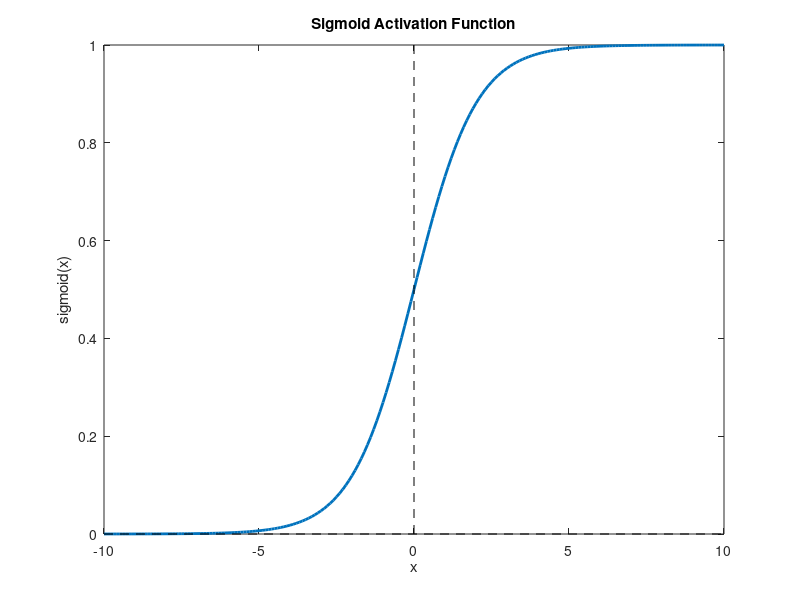
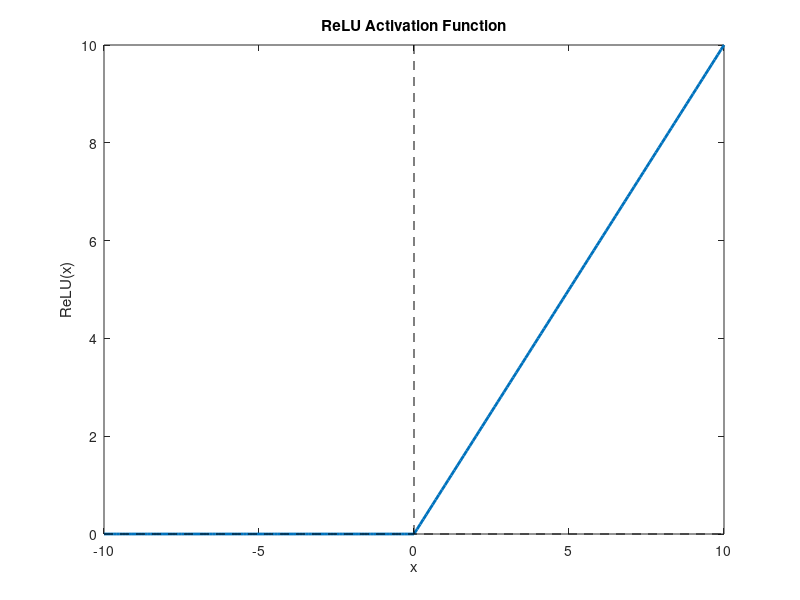
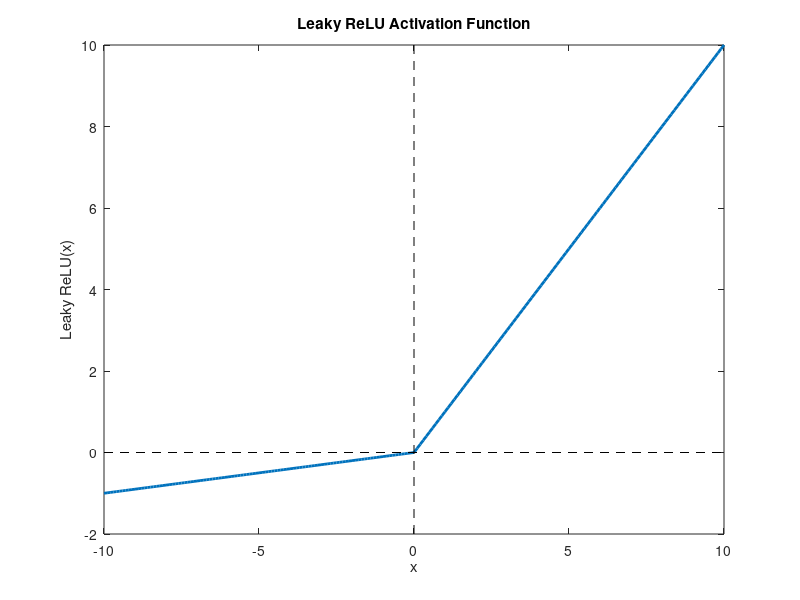
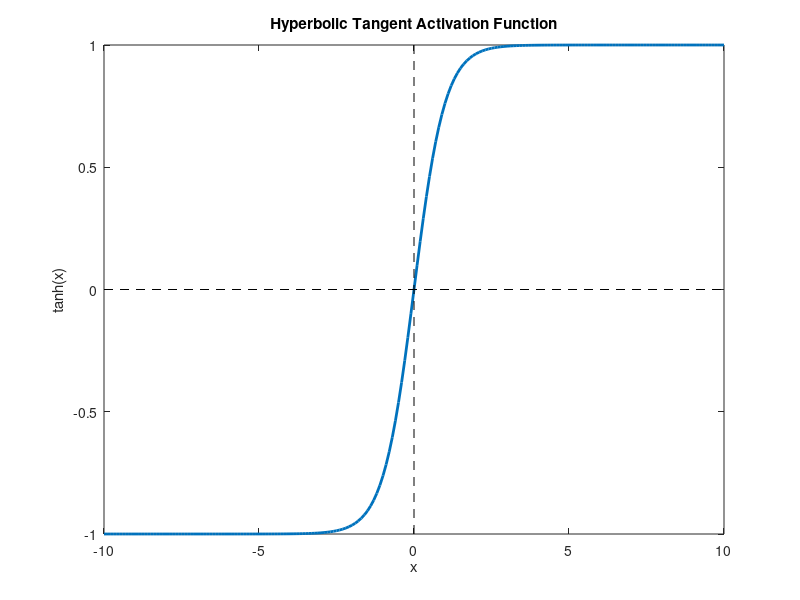

These charts were generated, in order, by the following MATLAB code:
close all;
clear;

x = -10:0.1:10;   % Define the range of x values

a = 100;
b = 100;
c = 350;
d = 200;

% Compute the activation functions for each value of x
sigmoid = 1 ./ (1 + exp(-x));
relu = max(0, x);
tanh = (exp(x) - exp(-x)) ./ (exp(x) + exp(-x));
elu = x .* (x > 0) + (exp(x) - 1) .* (x <= 0);
leaky_relu = max(0.1*x, x);
linear = x;

% Plot the sigmoid function
figure;
plot(x, sigmoid, 'LineWidth', 2);
xlabel('x');
ylabel('sigmoid(x)');
title('Sigmoid Activation Function');
hold on;
plot(get(gca, 'XLim'), [0 0], 'k--');
plot([0 0], get(gca, 'YLim'), 'k--');
hold off;
set(gcf, 'Position',  [a, b, c, d])
saveas(gcf, 'sigmoid.png');

% Plot the ReLU function
figure;
plot(x, relu, 'LineWidth', 2);
xlabel('x');
ylabel('ReLU(x)');
title('ReLU Activation Function');
hold on;
plot(get(gca, 'XLim'), [0 0], 'k--');
plot([0 0], get(gca, 'YLim'), 'k--');
hold off;
set(gcf, 'Position',  [a, b, c, d])
saveas(gcf, 'relu.png');

% Plot the leaky ReLU function
figure;
plot(x, leaky_relu, 'LineWidth', 2);
xlabel('x');
ylabel('Leaky ReLU(x)');
title('Leaky ReLU Activation Function');
hold on;
plot(get(gca, 'XLim'), [0 0], 'k--');
plot([0 0], get(gca, 'YLim'), 'k--');
hold off;
set(gcf, 'Position',  [a, b, c, d])
saveas(gcf, 'leaky_relu.png');

% Plot the tanh function
figure;
plot(x, tanh, 'LineWidth', 2);
xlabel('x');
ylabel('tanh(x)');
title('Hyperbolic Tangent Activation Function');
hold on;
plot(get(gca, 'XLim'), [0 0], 'k--');
plot([0 0], get(gca, 'YLim'), 'k--');
hold off;
set(gcf, 'Position',  [a, b, c, d])
saveas(gcf, 'tanh.png');

% Plot the ELU function
figure;
plot(x, elu, 'LineWidth', 2);
xlabel('x');
ylabel('ELU(x)');
title('Exponential Linear Unit(ELU) Activation Function');
hold on;
plot(get(gca, 'XLim'), [0 0], 'k--');
plot([0 0], get(gca, 'YLim'), 'k--');
hold off;
set(gcf, 'Position',  [a, b, c, d])
saveas(gcf, 'elu.png');

% Plot the linear function
figure;
plot(x, linear, 'LineWidth', 2);
xlabel('x');
ylabel('linear(x)');
title('Linear Activation Function');
hold on;
plot(get(gca, 'XLim'), [0 0], 'k--');
plot([0 0], get(gca, 'YLim'), 'k--');
hold off;
set(gcf, 'Position',  [a, b, c, d])
saveas(gcf, 'linear.png');
